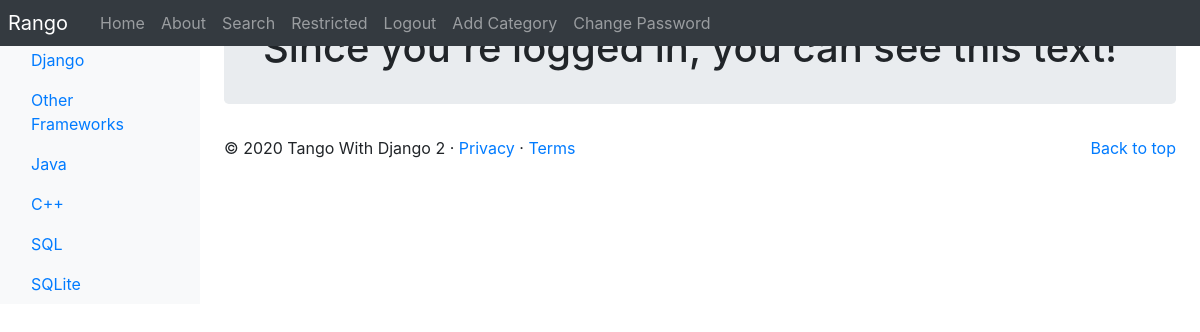
/rango/restricted/ (signed in), run on the app's committed database.
### rango/models.py (models this page shows, shortened)
class Category(models.Model):
    NAME_MAX_LENGTH = 128
    name = models.CharField(max_length=NAME_MAX_LENGTH, unique=True)
    views = models.IntegerField(default=0)
    likes = models.IntegerField(default=0)
    slug = models.SlugField(unique=True)
    class Meta:
        verbose_name_plural = 'Categories'

### rango/views.py (the view)
# urls.py: path('restricted/', views.restricted, name='restricted'),
@login_required
def restricted(request):
    return render(request, 'rango/restricted.html',
                  context={'message': "Since you're logged in, you can see this text!"})

### rango/templatetags/rango_template_tags.py (called while the page is built)
@register.inclusion_tag('rango/categories.html')
def get_category_list(current_category=None):
    return {'categories': Category.objects.all(),
            'current_category': current_category}

### templates/rango/restricted.html (shortened to what this page needs)
{% extends 'rango/base.html' %}
{% load staticfiles %}
{% block body_block %}
    <div class="jumbotron p-4">
        <div class="container">
            <h1 class="jumbotron-heading">{{ message }}</h1>
        </div>
    </div>
{% endblock %}

### templates/rango/categories.html (shortened to what this page needs)
<ul class="nav flex-column">
    {% if categories %}
        {% for c in categories %}
            {% if c == current_category %}
                <li class="nav-item">
                    <a class="nav-link active" href="{% url 'rango:show_category' c.slug %}">
                        <span data-feather="archive"></span>{{ c.name }}
                    </a>
                </li>
            {% else %}
                <li class="nav-item">
                    <a class="nav-link" href="{% url 'rango:show_category' c.slug %}">
                        {{ c.name }}
                    </a>
                </li>
            {% endif %}
        {% endfor %}
    {% else %}
        <li class="nav-item">There are no categories present.</li>
    {% endif %}
</ul>

### data on the page
Category: name "Django"
Category: name "Other Frameworks"
Category: name "Java"
Category: name "C++"
Category: name "SQL"
Category: name "SQLite"

### other printed values
{{ message }} "Since you're logged in, you can see this text!"
